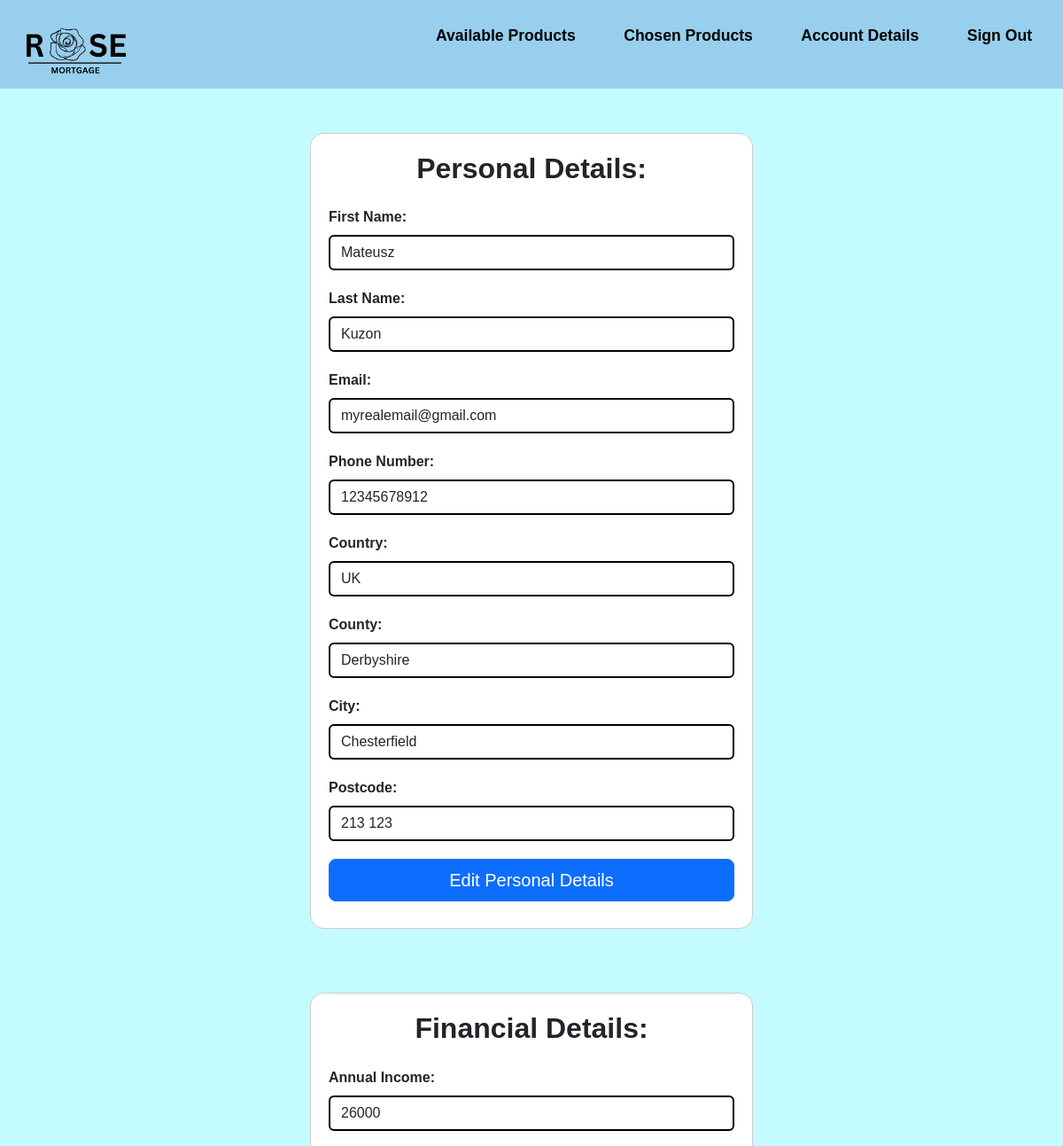
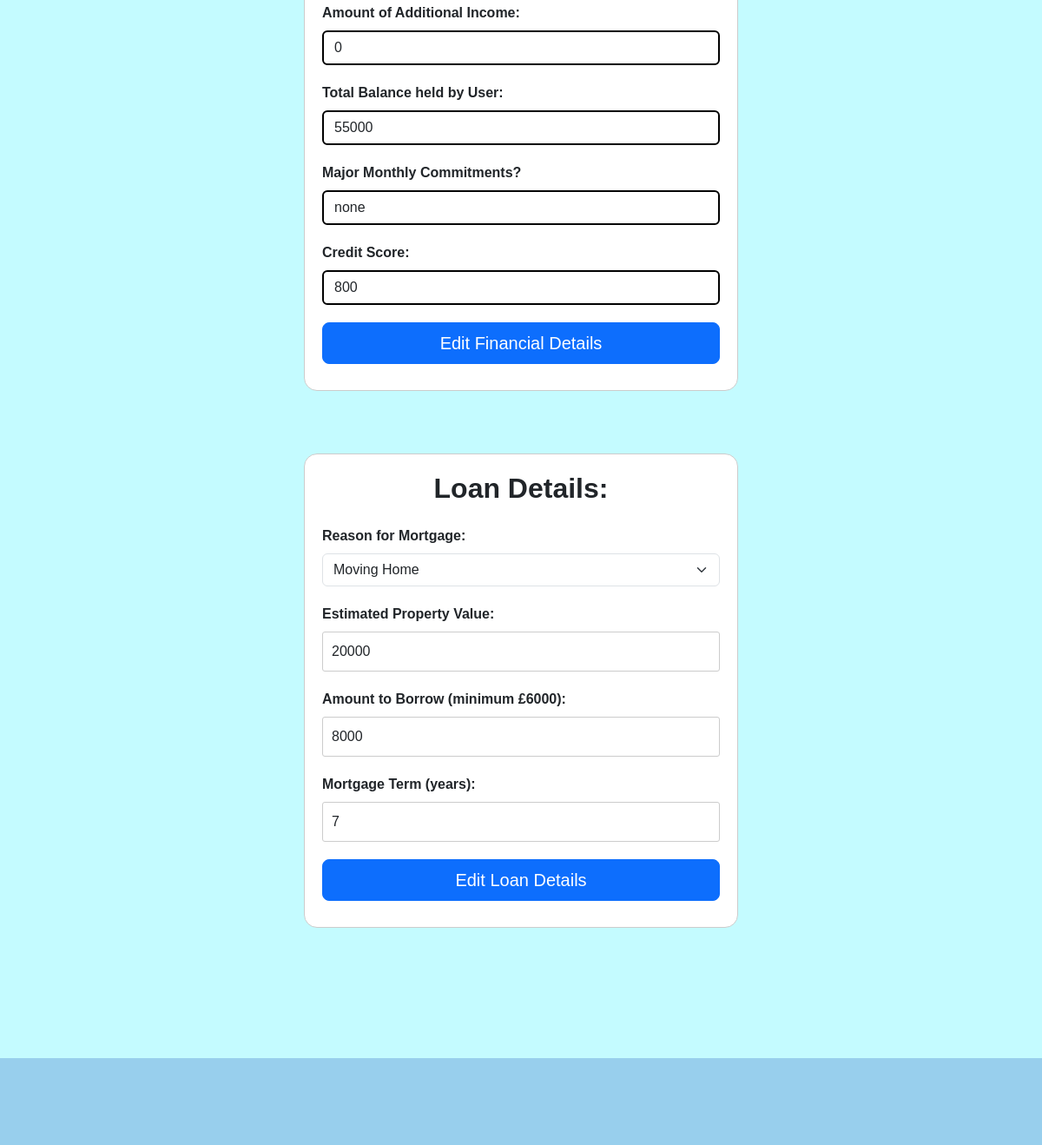
The page /MemberAccountDetails.php (signed in) on the database its author committed (2 pictures, top to bottom).
### tables this page shows
CREATE TABLE "RegisteredUser" (
	"RegisteredUser_ID"	INTEGER NOT NULL,
	"first_name"	TEXT NOT NULL,
	"last_name"	TEXT NOT NULL,
	"email"	TEXT NOT NULL,
	"phone_number"	INTEGER NOT NULL,
	"country"	TEXT NOT NULL,
	"county"	TEXT NOT NULL,
	"city"	TEXT NOT NULL,
	"postcode"	TEXT NOT NULL,
	"password"	TEXT NOT NULL,
	"role"	TEXT NOT NULL,
	PRIMARY KEY("RegisteredUser_ID" AUTOINCREMENT)
);

CREATE TABLE "financialdetails" (
	"financial_ID"	INTEGER,
	"RegisteredUser_ID"	INTEGER NOT NULL,
	"annual_income"	INTEGER NOT NULL,
	"additional_income_amount"	INTEGER NOT NULL,
	"total_balance"	INTEGER NOT NULL,
	"other_commitments"	TEXT NOT NULL,
	"monthly_spending_amounts"	INTEGER NOT NULL,
	"credit_score"	TEXT NOT NULL,
	"mortgage_reason"	TEXT,
	"estimated_property_value"	INTEGER,
	"borrow_amount"	INTEGER,
	"mortgage_term"	INTEGER,
	PRIMARY KEY("financial_ID" AUTOINCREMENT),
	FOREIGN KEY("RegisteredUser_ID") REFERENCES "RegisteredUser"("RegisteredUser_ID")
);

### MemberAccountDetails.php (the view, shortened to what this page needs)
<?php
include 'connection.php';
$RegisteredUser_ID = $_SESSION['RegisteredUser_ID'];
$sqlPersonal = "SELECT first_name, last_name, email, phone_number, country, county, city, postcode FROM RegisteredUser WHERE RegisteredUser_ID=:RegisteredUser_ID";
$sqlFinancial = "SELECT annual_income, additional_income_amount, total_balance, other_commitments, credit_score FROM financialdetails WHERE RegisteredUser_ID=:RegisteredUser_ID";
$sqlLoan = "SELECT mortgage_reason, estimated_property_value, borrow_amount, mortgage_term FROM financialdetails WHERE RegisteredUser_ID=:RegisteredUser_ID";
$stmtPersonal = $db->prepare($sqlPersonal);
$stmtPersonal->bindParam(':RegisteredUser_ID', $RegisteredUser_ID, PDO::PARAM_INT);
$stmtPersonal->execute();
$personalDetails = $stmtPersonal->fetch(PDO::FETCH_ASSOC);
$stmtFinancial = $db->prepare($sqlFinancial);
$stmtFinancial->bindParam(':RegisteredUser_ID', $RegisteredUser_ID, PDO::PARAM_INT);
$stmtFinancial->execute();
$financialDetails = $stmtFinancial->fetch(PDO::FETCH_ASSOC);
$stmtLoan = $db->prepare($sqlLoan);
$stmtLoan->bindParam(':RegisteredUser_ID', $RegisteredUser_ID, PDO::PARAM_INT);
$stmtLoan->execute();
$loanDetails = $stmtLoan->fetch(PDO::FETCH_ASSOC);
?>
<!DOCTYPE html>
<html lang="en">
<head>
  <link href="https://cdn.jsdelivr.net/npm/bootstrap@5.3.0-alpha1/dist/css/bootstrap.min.css" rel="stylesheet">
  <link href="style.css" rel="stylesheet">
</head>
<body>
  <header class="flex-container">
    <a href="MemberViewProducts.php"> <img src="Assets/logo.png" alt="Rose Mortgage"> </a>
    <div>
      <ul class="nav-links">
        <li><a href="MemberViewProducts.php">Available Products</a></li>
        <li><a href="MemberChosenProducts.php">Chosen Products</a></li>
        <li><a href="MemberAccountDetails.php">Account Details</a></li>
        <li><a href="home.php">Sign Out</a></li>
      </ul>
    </div>
  </header>
  <main>
    <div class="reg">
      <h2 class="mb-4"><b>Personal Details:</b></h2>
      <form action="MemberAccountDetails.php" method="post">
        <div class="form-group">
          <label for="first_name" class="form-label">First Name:</label>
          <input type="text" class="form-control" id="first_name" name="first_name" value="<?php echo $personalDetails['first_name']; ?>" required>
        </div>
        <div class="form-group">
          <label for="last_name" class="form-label">Last Name:</label>
          <input type="text" class="form-control" id="last_name" name="last_name" value="<?php echo $personalDetails['last_name']; ?>" required>
        </div>
        <div class="form-group">
          <label for="email" class="form-label">Email:</label>
          <input type="email" class="form-control" id="email" name="email" value="<?php echo $personalDetails['email']; ?>" required>
        </div>
        <div class="form-group">
          <label for="phone_number" class="form-label">Phone Number:</label>
          <input type="tel" class="form-control" id="phone_number" name="phone_number" value="<?php echo $personalDetails['phone_number']; ?>" required>
        </div>
        <div class="form-group">
          <label for="country" class="form-label">Country:</label>
          <input type="text" class="form-control" id="country" name="country" value="<?php echo $personalDetails['country']; ?>" required>
        </div>
        <div class="form-group">
          <label for="county" class="form-label">County:</label>
          <input type="text" class="form-control" id="county" name="county" value="<?php echo $personalDetails['county']; ?>">
        </div>
        <div class="form-group">
          <label for="city" class="form-label">City:</label>
          <input type="text" class="form-control" id="city" name="city" value="<?php echo $personalDetails['city']; ?>" required>
        </div>
        <div class="form-group">
          <label for="postcode" class="form-label">Postcode:</label>
          <input type="text" class="form-control" id="postcode" name="postcode" value="<?php echo $personalDetails['postcode']; ?>" required>
        </div>
        <button type="button" id="editPersonalBtn" class="btn btn-primary btn-lg btn-block" style="width: 100%;">Edit Personal Details</button>
      </form>
    </div>
    <br><br><br>
    <div class="reg">
      <h2 class="mb-4"><b>Financial Details:</b></h2>
      <form action="MemberAccountDetails.php" method="post">
        <div class="form-group">
          <label for="annual_income" class="form-label">Annual Income:</label>
          <input type="text" class="form-control" id="annual_income" name="annual_income" value="<?php echo $financialDetails['annual_income']; ?>" required>
        </div>
        <div class="form-group">
          <label for="additional_income" class="form-label">Amount of Additional Income:</label>
          <input type="text" class="form-control" id="additional_income" name="additional_income" value="<?php echo $financialDetails['additional_income_amount']; ?>" required>
        </div>
        <div class="form-group">
          <label for="total_balance" class="form-label">Total Balance held by User:</label>
          <input type="text" class="form-control" id="total_balance" name="total_balance" value="<?php echo $financialDetails['total_balance']; ?>" required>
        </div>
        <div class="form-group">
          <label for="major_monthly_commitments_bool" class="form-label">Major Monthly Commitments?</label>
          <input type="text" class="form-control" id="major_monthly_commitments_bool" name="major_monthly_commitments_bool" value="<?php echo $financialDetails['other_commitments']; ?>" required>
        </div>
        <div class="form-group">
          <label for="credit_score" class="form-label">Credit Score:</label>
          <input type="text" class="form-control" id="credit_score" name="credit_score" value="<?php echo $financialDetails['credit_score']; ?>" required>
        </div>
        <button type="button" id="editFinancialBtn" class="btn btn-primary btn-lg btn-block" style="width: 100%;">Edit Financial Details</button>
      </form>
    </div>
    <br><br><br>
    <div class="reg">
      <h2 class="mb-4"><b>Loan Details:</b></h2>
      <form action="MemberAccountDetails.php" method="post">
        <div class="form-group">
          <label for="mortgage_reason" class="form-label">Reason for Mortgage:</label>
          <select class="form-select" id="mortgage_reason" name="mortgage_reason" required>
            <option value="moving_home" <?php if ($loanDetails['mortgage_reason'] == 'moving_home') echo 'selected'; ?>>Moving Home</option>
          </select>
        </div>
        <div class="form-group">
          <label for="estimated_property_value" class="form-label">Estimated Property Value:</label>
          <input type="number" class="form-control" id="estimated_property_value" name="estimated_property_value" value="<?php echo $loanDetails['estimated_property_value']; ?>" required>
        </div>
        <div class="form-group">
          <label for="borrow_amount" class="form-label">Amount to Borrow (minimum £6000):</label>
          <input type="number" class="form-control" id="borrow_amount" name="borrow_amount" value="<?php echo $loanDetails['borrow_amount']; ?>" min="6000" required>
        </div>
        <div class="form-group">
          <label for="mortgage_term" class="form-label">Mortgage Term (years):</label>
          <input type="number" class="form-control" id="mortgage_term" name="mortgage_term" value="<?php echo $loanDetails['mortgage_term']; ?>" required>
        </div>
        <button type="button" id="editLoanBtn" class="btn btn-primary btn-lg btn-block" style="width: 100%;">Edit Loan Details</button>
      </form>
    </div>
    </main>
<footer>
</footer>
</body>
</html>

### style.css (style rules this page uses)
* { margin: 0; padding: 0; text-decoration: none; font-family: Arial, Helvetica, sans-serif; box-sizing: border-box; list-style: none; }
a { color: #000; text-decoration: none; }
main { margin-top: 50px; margin-bottom: 50px; }
header { background-color: #98CFED; padding: 10px; color: black; height: 100px; width: 100%; top: 0; display: flex; justify-content: flex-start; align-items: center; z-index: 1000; }
.nav-links li { display: inline-block; position: relative; margin: 0 25px; }
.nav-links li a { font-weight: bold; font-size: 1.1rem; text-decoration: none; color: black; }
.nav-links li::after { content: ''; width: 0%; height: 2px; background: #000; display: block; margin: auto; position: absolute; top: 100%; left: 50%; transform: translate(-50%); transition: 0.7s; }
header img { width: 150px; height: auto; }
body { background-color: #c4fbff; display: flex; flex-direction: column; min-height: 100vh; }
input[type="number"], button { width: 100%; padding: 10px; margin-bottom: 10px; border-radius: 3px; border: 1px solid #ccc; }
button { background-color: #007BFF; color: #fff; cursor: pointer; }
ul { flex: 1; margin-bottom: 20px; }
ul li { list-style-type: disc; }
.reg { background-color: white; width: 500px; margin: auto; padding: 20px; border: 1px solid #ccc; border-radius: 15px; }
.form-group { margin-bottom: 20px; }
.form-control { border: 2px solid black; }
.flex-container { display: flex; flex-direction: row; justify-content:space-between; }
h2 { text-align: center; }
label { display: block; font-weight: bold; }
footer { background-color: #98CFED; padding: 10px; color: black; height: 100px; width: 100%; bottom: 0; z-index: 1000; margin-top: 100px; }

### rows shown on the page
registereduser: first_name "Mateusz", last_name "Kuzon", email "myrealemail@gmail.com", phone_number "12345678912", country "UK", county "Derbyshire", city "Chesterfield", postcode "213 123"
financialdetails: annual_income "26000", additional_income "0", total_balance "55000", major_monthly_commitments_bool "none", credit_score "800", mortgage_reason "Moving Home", estimated_property_value "20000", borrow_amount "8000", mortgage_term "7"
